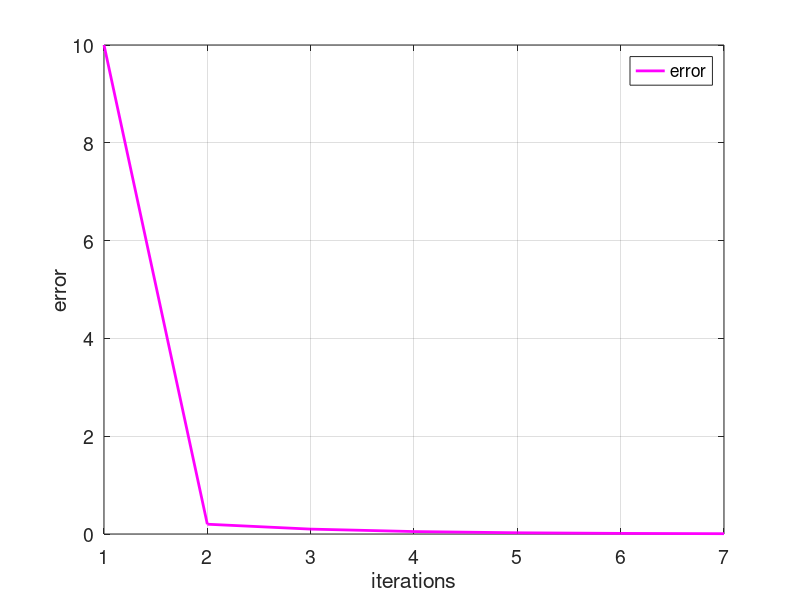

Write the MATLAB code that produced this figure.
input('Ejercicio 7\n');
xl = .1;
xu = .5;
i = 1;
e(i) = 10;

while(e(i)>0.01)

    xr = (xl + xu)/2;

    g_xl = (xl^xl)+1-exp(exp(xl/2)*cos(pi*xl));
    g_xr = (xr^xr)+1-exp(exp(xr/2)*cos(pi*xr));
    g_xu = (xu^xu)+1-exp(exp(xu/2)*cos(pi*xu));

    if(g_xl*g_xr<0)
        xu = xr;
        e(i + 1) = abs(xr - xl);
    end

    if(g_xu*g_xr<0)
        xl = xr;
        e(i + 1) = abs(xr - xu);
    end
    i = i + 1;
    if(g_xu*g_xr==0);
        xr = xr;
    end
end

tamanyo = size(e);
ite = 1:1:tamanyo(2);

figure('DefaultAxesFontSize',14)
set(gcf,'color','white')
plot(ite,e,'color',[1,0,1],'linewidth',2)
grid on
xlabel('iterations')
ylabel('error')
legend('error')